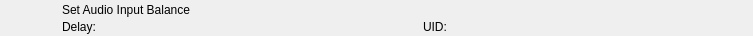
<?xml version="1.0" encoding="UTF-8"?>
<ui version="4.0">
 <class>RundownAtemAudioInputBalanceWidget</class>
 <widget class="QWidget" name="RundownAtemAudioInputBalanceWidget">
  <property name="geometry">
   <rect>
    <x>0</x>
    <y>0</y>
    <width>753</width>
    <height>36</height>
   </rect>
  </property>
  <layout class="QHBoxLayout" name="horizontalLayout">
   <property name="spacing">
    <number>0</number>
   </property>
   <property name="margin">
    <number>0</number>
   </property>
   <item>
    <widget class="QFrame" name="frameItem">
     <property name="sizePolicy">
      <sizepolicy hsizetype="Preferred" vsizetype="Fixed">
       <horstretch>0</horstretch>
       <verstretch>0</verstretch>
      </sizepolicy>
     </property>
     <property name="minimumSize">
      <size>
       <width>0</width>
       <height>36</height>
      </size>
     </property>
     <widget class="QLabel" name="labelIcon">
      <property name="geometry">
       <rect>
        <x>22</x>
        <y>2</y>
        <width>32</width>
        <height>32</height>
       </rect>
      </property>
      <property name="text">
       <string/>
      </property>
      <property name="pixmap">
       <pixmap resource="../../Widgets.qrc">:/Graphics/Images/Atem/AudioInputBalence.png</pixmap>
      </property>
      <property name="scaledContents">
       <bool>true</bool>
      </property>
     </widget>
     <widget class="QLabel" name="labelLabel">
      <property name="geometry">
       <rect>
        <x>62</x>
        <y>2</y>
        <width>561</width>
        <height>16</height>
       </rect>
      </property>
      <property name="text">
       <string>Set Audio Input Balance</string>
      </property>
     </widget>
     <widget class="QLabel" name="labelColor">
      <property name="geometry">
       <rect>
        <x>0</x>
        <y>0</y>
        <width>18</width>
        <height>36</height>
       </rect>
      </property>
      <property name="text">
       <string/>
      </property>
     </widget>
     <widget class="QLabel" name="labelGroupColor">
      <property name="geometry">
       <rect>
        <x>0</x>
        <y>0</y>
        <width>6</width>
        <height>36</height>
       </rect>
      </property>
      <property name="text">
       <string/>
      </property>
     </widget>
     <widget class="QLabel" name="labelDevice">
      <property name="geometry">
       <rect>
        <x>154</x>
        <y>19</y>
        <width>260</width>
        <height>16</height>
       </rect>
      </property>
      <property name="text">
       <string></string>
      </property>
     </widget>
     <widget class="QLabel" name="labelDelay">
      <property name="geometry">
       <rect>
        <x>62</x>
        <y>19</y>
        <width>83</width>
        <height>16</height>
       </rect>
      </property>
      <property name="text">
       <string>Delay:</string>
      </property>
     </widget>
     <widget class="QLabel" name="labelRemoteTriggerId">
      <property name="geometry">
       <rect>
        <x>423</x>
        <y>19</y>
        <width>111</width>
        <height>16</height>
       </rect>
      </property>
      <property name="text">
       <string>UID:</string>
      </property>
     </widget>
    </widget>
   </item>
   <item>
    <widget class="QFrame" name="frameStatus">
     <property name="minimumSize">
      <size>
       <width>77</width>
       <height>0</height>
      </size>
     </property>
     <property name="maximumSize">
      <size>
       <width>77</width>
       <height>16777215</height>
      </size>
     </property>
     <widget class="QLabel" name="labelGpiConnected">
      <property name="geometry">
       <rect>
        <x>1</x>
        <y>2</y>
        <width>32</width>
        <height>32</height>
       </rect>
      </property>
      <property name="minimumSize">
       <size>
        <width>32</width>
        <height>32</height>
       </size>
      </property>
      <property name="maximumSize">
       <size>
        <width>32</width>
        <height>32</height>
       </size>
      </property>
      <property name="lineWidth">
       <number>0</number>
      </property>
      <property name="text">
       <string/>
      </property>
      <property name="pixmap">
       <pixmap resource="../../Widgets.qrc">:/Graphics/Images/GpiConnected.png</pixmap>
      </property>
      <property name="scaledContents">
       <bool>true</bool>
      </property>
     </widget>
     <widget class="QLabel" name="labelDisconnected">
      <property name="geometry">
       <rect>
        <x>32</x>
        <y>2</y>
        <width>32</width>
        <height>32</height>
       </rect>
      </property>
      <property name="minimumSize">
       <size>
        <width>32</width>
        <height>32</height>
       </size>
      </property>
      <property name="maximumSize">
       <size>
        <width>32</width>
        <height>32</height>
       </size>
      </property>
      <property name="text">
       <string/>
      </property>
      <property name="pixmap">
       <pixmap resource="../../Widgets.qrc">:/Graphics/Images/Disconnected.png</pixmap>
      </property>
      <property name="scaledContents">
       <bool>true</bool>
      </property>
     </widget>
     <widget class="QLabel" name="labelActiveColor">
      <property name="geometry">
       <rect>
        <x>69</x>
        <y>0</y>
        <width>8</width>
        <height>36</height>
       </rect>
      </property>
      <property name="minimumSize">
       <size>
        <width>8</width>
        <height>36</height>
       </size>
      </property>
      <property name="maximumSize">
       <size>
        <width>8</width>
        <height>36</height>
       </size>
      </property>
      <property name="text">
       <string/>
      </property>
     </widget>
    </widget>
   </item>
  </layout>
 </widget>
 <resources>
  <include location="../../Widgets.qrc"/>
 </resources>
 <connections/>
 <slots>
  <slot>addToCombo()</slot>
 </slots>
</ui>
